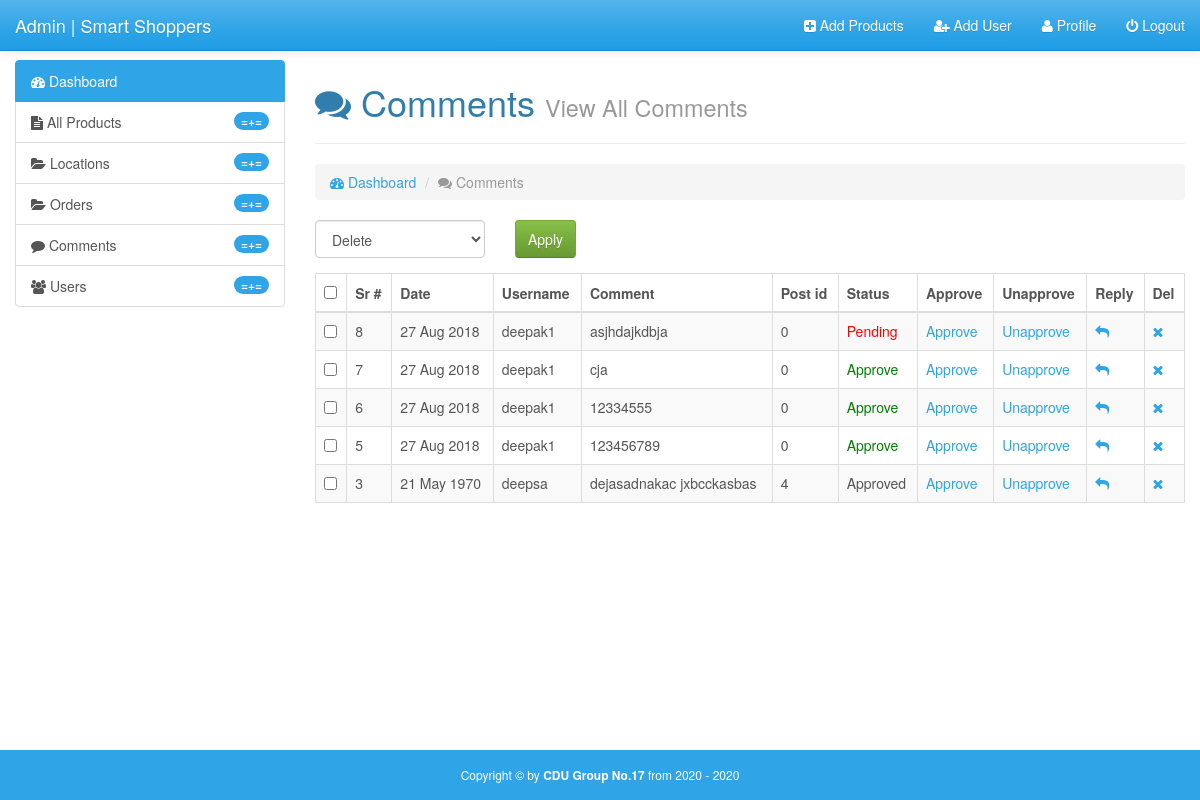
The page /admin/coments.php on the database its author committed.
### tables this page shows
CREATE TABLE `coments` (
  `id` int(11) NOT NULL,
  `date` int(11) NOT NULL,
  `name` varchar(255) NOT NULL,
  `username` varchar(255) NOT NULL,
  `post_id` int(11) NOT NULL,
  `email` varchar(255) NOT NULL,
  `image` varchar(255) NOT NULL,
  `coment` text NOT NULL,
  `status` varchar(255) NOT NULL
);

### admin/coments.php (the view, shortened to what this page needs)
<?php require_once('inc/top.php'); ?>
  </head>
  <body>
    <div id="wrapper">
<?php require_once('inc/header.php'); ?>
        <div class="container-fluid body-section">
            <div class="row">
              <?php require_once('inc/sidebar.php'); ?>
                <div class="col-md-9">
                    <h1><i class="fa fa-comments"></i> Comments <small>View All Comments</small></h1><hr>
                    <ol class="breadcrumb">
                        <li><a href="#"><i class="fa fa-tachometer"></i> Dashboard</a></li>
                      <li class="active"><i class="fa fa-comments"></i> Comments</li>
                    </ol>
                    <?php
                    $query = "SELECT * FROM coments ORDER BY id DESC";
                    $run = mysqli_query($conn, $query);
                    if (mysqli_num_rows($run) > 0) {
                     ?>
                    <form action="" method="post">
                    <div class="row">
                        <div class="col-sm-8">
                                <div class="row">
                                    <div class="col-xs-4">
                                        <div class="form-group">
                                            <select name="bulk-options" id="" class="form-control">
                                                <option value="delete">Delete</option>
                                            </select>
                                        </div>
                                    </div>
                                    <div class="col-xs-8">
                                        <input type="submit" class="btn btn-success" value="Apply">
                                    </div>
                                </div>
                        </div>
                    </div>
                    <table class="table table-bordered table-striped table-hover">
                        <thead>
                            <tr>
                               <th><input type="checkbox" id="selectallboxes"></th>
                                <th>Sr #</th>
                                <th>Date</th>
                                <th>Username</th>
                                <th>Comment</th>
                                <th>Post id</th>
                                <th>Status</th>
                                <th>Approve</th>
                                <th>Unapprove</th>
                                <th>Reply</th>
                                <th>Del</th>
                            </tr>
                        </thead>
                        <tbody>
                            <?php
                            while($row = mysqli_fetch_array($run)){
                                $id = $row['id'];
                                $username = $row['username'];
                                $status = $row['status'];
                                $coment = $row['coment'];
                                $post_id = $row['post_id'];
                                $date = getdate($row['date']);
                                $day = $date['mday'];
                                $month = substr($date['month'],0,3);
                                $year = $date['year'];
                             ?>
                            <tr>
                               <td><input type="checkbox" class="checkboxes" name="checkboxes[]" value="<?php echo $id;?>"></td>
                                <td><?php echo $id; ?></td>
                                <td><?php echo "$day $month $year"; ?></td>
                                <td><?php echo $username; ?></td>
                                <td><?php echo $coment; ?></td>
                                <td><?php echo $post_id; ?></td>
                                <td><span style="color: <?php if ($status == 'approve') {echo 'green';}
                                else if ($status == 'pending') {echo 'red';}
                                ?>"><?php echo ucfirst($status); ?></span></td>
                                <td><a href="coments.php?approve=<?php echo $id; ?>">Approve</a></td>
                                <td><a href="coments.php?unapprove=<?php echo $id; ?>">Unapprove</a></td>
                                <td><a href="coments.php?reply=<?php echo $post_id; ?>"><i class="fa fa-reply"></i></a></td>
                                <td><a href="coments.php?del=<?php echo $id; ?>"><i class="fa fa-times"></i></a></td>
                            </tr>
                            <?php } ?>
                        </tbody>
                    </table>
                    <?php
                    }
                    else{
                        echo "<center><h2>No Comments Avalible Now</h2></center>";
                    }
                     ?>
                     </form>
                </div>
            </div>
        </div>
     <?php require_once('inc/footer.php'); ?>

### admin/css/style.css (style rules this page uses)
html,body { height: 100%; }
body { padding-top: 60px; }
#wrapper { min-height: 100%; position: relative; }
.body-section { padding-bottom: 70px; }

### rows shown on the page
coments: id "8", date "27", date "Aug", date "2018", username "deepak1", coment "asjhdajkdbja", post "0", status "Pending"
coments: id "7", date "27", date "Aug", date "2018", username "deepak1", coment "cja", post "0", status "Approve"
coments: id "6", date "27", date "Aug", date "2018", username "deepak1", coment "12334555", post "0", status "Approve"
coments: id "5", date "27", date "Aug", date "2018", username "deepak1", coment "123456789", post "0", status "Approve"
coments: id "3", date "21", date "May", date "1970", username "deepsa", coment "dejasadnakac jxbcckasbas", post "4", status "Approved"
